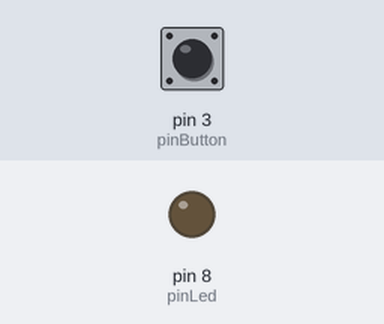
Bench run of a sketch on a simulated Arduino Uno, built with avr-gcc and run on an emulated ATmega328P. Shown: output pins drawn as LEDs (lit = HIGH). The test bench sets the inputs (shaded band); at power-on: pin 3 (pinButton) LOW.

Above: at 1.2 s.
1.3 s: pin 3 (pinButton) pulled HIGH for 0.15 s
At 1.37 s:
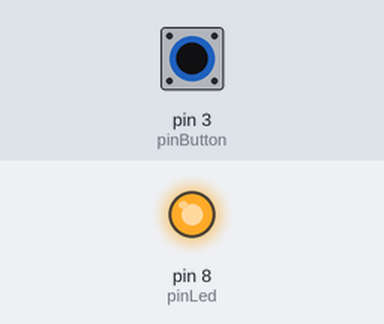
2.9 s: pin 3 (pinButton) pulled HIGH for 3.2 s
At 6.9 s:
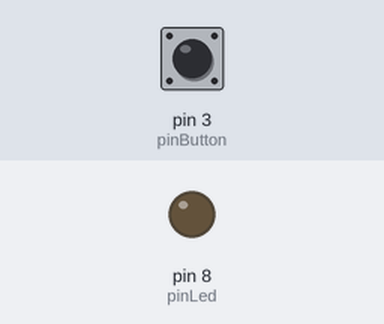
Timing chart, 0 to 8.4 s (numbered marks = the images above; inputs shaded):
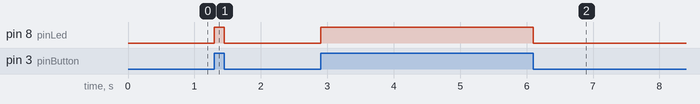

Measured:
- after the input at 1.3 s, pin 8 (pinLed): LOW → HIGH at once, → LOW 0.15 s later
- after the input at 2.9 s, pin 8 (pinLed): LOW → HIGH at once, → LOW 3.2 s later

The sketch:

2_push_button.ino
```cpp
// PUSH BUTTON & LED
/* Code by Daniel Arenas, April 2020 */

int pinLed = 8;
int pinButton = 3;
int buttonRead;

void setup() {
  pinMode(pinLed, OUTPUT);
  pinMode(pinButton, INPUT);
  buttonRead = 0;
}

void loop() {
  button();
}

void button() {
  buttonRead = digitalRead(pinButton);
  if (buttonRead == HIGH) {
    digitalWrite(pinLed, HIGH);
  } else {
    digitalWrite(pinLed, LOW);
  }
}
```
